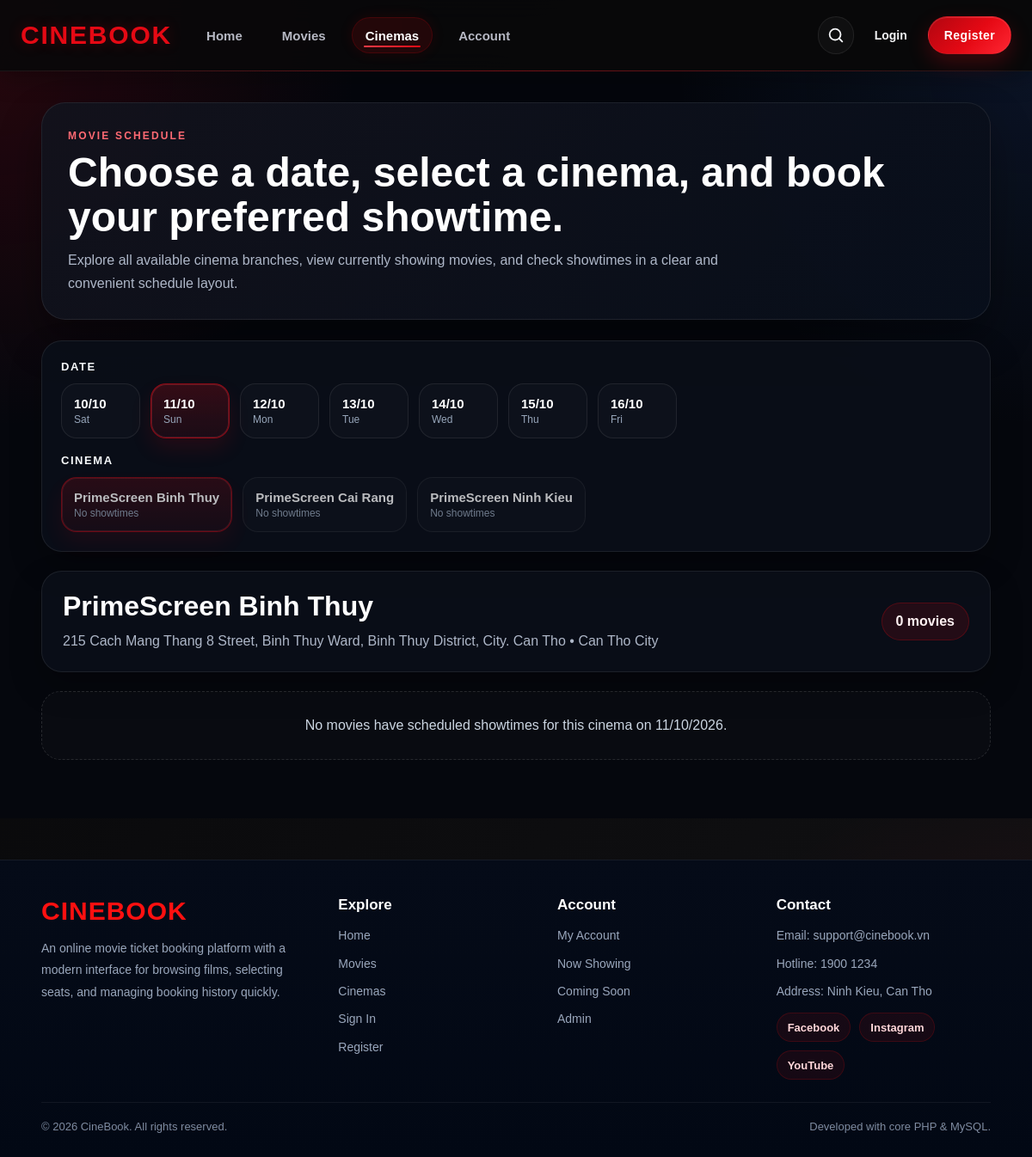
Screenshot of /cinebook/cinemas.php?date=2026-10-11&location_id=6 with the database file from the repository.
### tables this page shows
CREATE TABLE `locations` (
  `location_id` int(11) NOT NULL,
  `name` varchar(150) NOT NULL,
  `address` varchar(255) NOT NULL,
  `city` varchar(100) NOT NULL,
  `phone` varchar(20) DEFAULT NULL,
  `status` varchar(20) NOT NULL DEFAULT 'active'
);

### cinebook/includes/helpers.php (called while the page is built, shortened)
<?php
function e(?string $value): string
{
    return htmlspecialchars($value ?? '', ENT_QUOTES, 'UTF-8');
}
function get(string $key, $default = '')
{
    $value = $_GET[$key] ?? $default;
    if (is_string($value)) {
        return trim($value);
    }
    return $value;
}

### cinebook/cinemas.php (the view, shortened to what this page needs)
<?php
require_once __DIR__ . '/includes/helpers.php';
$conn = db_connect();
$availableDates = [];
if (empty($availableDates)) {
    for ($i = 0; $i < 7; $i++) {
        $availableDates[] = date('Y-m-d', strtotime('+' . $i . ' day'));
    }
}
$selectedDate = get('date');
$locationsSql = "
    SELECT
        l.location_id,
        l.name,
        l.address,
        l.city,
        l.phone,
        l.status,
        COUNT(DISTINCT r.room_id) AS total_rooms
    FROM locations l
    LEFT JOIN rooms r ON l.location_id = r.location_id
    WHERE l.status = 'active'
    GROUP BY l.location_id, l.name, l.address, l.city, l.phone, l.status
    ORDER BY l.city ASC, l.name ASC
";
$locationsResult = $conn->query($locationsSql);
$locations = [];
if ($locationsResult) {
    while ($row = $locationsResult->fetch_assoc()) {
        $locations[] = $row;
    }
}
$locationCountMap = [];
$selectedLocationId = (int) get('location_id');
$selectedLocation = null;
foreach ($locations as $location) {
    if ((int) $location['location_id'] === $selectedLocationId) {
        $selectedLocation = $location;
        break;
    }
}
$movieGroups = [];
require_once __DIR__ . '/includes/header.php';
?>
<section class="schedule-page">
    <div class="schedule-shell">
        <div class="schedule-hero">
            <div>
    <span class="schedule-kicker">MOVIE SCHEDULE</span>
    <h1>Choose a date, select a cinema, and book your preferred showtime.</h1>
    <p>Explore all available cinema branches, view currently showing movies, and check showtimes in a clear and convenient schedule layout.</p>
</div>
        </div>
        <div class="schedule-toolbar">
            <div class="schedule-filter-group">
                <div class="schedule-filter-label">Date</div>
                <div class="schedule-chip-row">
                    <?php foreach ($availableDates as $dateItem): ?>
                        <?php $isActiveDate = $dateItem === $selectedDate; ?>
                        <a
                            class="schedule-chip <?= $isActiveDate ? 'active' : '' ?>"
                            href="<?= BASE_URL ?>cinemas.php?date=<?= e($dateItem) ?>&location_id=<?= (int) $selectedLocationId ?>"
                        >
                            <strong><?= date('d/m', strtotime($dateItem)) ?></strong>
                            <span><?= date('D', strtotime($dateItem)) ?></span>
                        </a>
                    <?php endforeach; ?>
                </div>
            </div>
            <div class="schedule-filter-group">
                <div class="schedule-filter-label">Cinema</div>
                <div class="schedule-chip-row">
                    <?php foreach ($locations as $location): ?>
                        <?php
                            $locationId = (int) $location['location_id'];
                            $isActive = $locationId === $selectedLocationId;
                            $showCount = (int) ($locationCountMap[$locationId] ?? 0);
                        ?>
                        <a
                            class="schedule-chip <?= $isActive ? 'active' : '' ?> <?= $showCount === 0 ? 'muted' : '' ?>"
                            href="<?= BASE_URL ?>cinemas.php?date=<?= e($selectedDate) ?>&location_id=<?= $locationId ?>"
                        >
                            <strong><?= e($location['name']) ?></strong>
                            <span><?= $showCount > 0 ? $showCount . ' showtimes' : 'No showtimes' ?></span>
                        </a>
                    <?php endforeach; ?>
                </div>
            </div>
        </div>
        <?php if ($selectedLocation): ?>
            <div class="schedule-cinema-head">
                <div>
                    <h2><?= e($selectedLocation['name']) ?></h2>
                    <p>
                        <?= e($selectedLocation['address'] ?: 'Address updating') ?>
                        <?php if (!empty($selectedLocation['city'])): ?>
                            • <?= e($selectedLocation['city']) ?>
                        <?php endif; ?>
                    </p>
                </div>
                <div class="schedule-summary-badge">
                    <?= count($movieGroups) ?> movies
                </div>
            </div>
        <?php endif; ?>
        <?php if (!empty($movieGroups)): ?>
            <div class="schedule-movie-list">
                <?php foreach ($movieGroups as $movie): ?>
                    <article class="schedule-movie-card">
                        <a class="schedule-movie-poster" href="<?= BASE_URL ?>movie_detail.php?id=<?= (int) $movie['movie_id'] ?>">
                            <img src="<?= e($movie['poster_url'] ?: 'https://via.placeholder.com/300x450?text=Movie') ?>" alt="<?= e($movie['title']) ?>">
                        </a>
                        <div class="schedule-movie-content">
                            <div class="schedule-movie-head">
                                <div>
                                    <h3><a href="<?= BASE_URL ?>movie_detail.php?id=<?= (int) $movie['movie_id'] ?>"><?= e($movie['title']) ?></a></h3>
                                    <p>
                                        <?= e($movie['genres'] ?: 'Updating') ?>
                                        • <?= (int) $movie['duration_min'] ?> min
                                        <?php if (!empty($movie['language'])): ?>
                                            • <?= e($movie['language']) ?>
                                        <?php endif; ?>
                                        <?php if (!empty($movie['age_rating'])): ?>
                                            • <?= e($movie['age_rating']) ?>
                                        <?php endif; ?>
                                    </p>
                                </div>
                                <a class="schedule-detail-link" href="<?= BASE_URL ?>movie_detail.php?id=<?= (int) $movie['movie_id'] ?>&date=<?= e($selectedDate) ?>&location_id=<?= (int) $selectedLocationId ?>#showtimes">Details</a>
                            </div>
                            <div class="schedule-times">
                                <?php foreach ($movie['showtimes'] as $show): ?>
                                    <a class="showtime-pill" href="<?= BASE_URL ?>select_seats.php?show_id=<?= (int) $show['show_id'] ?>">
                                        <strong><?= date('H:i', strtotime($show['start_at'])) ?></strong>
                                        <span><?= e($show['room_name']) ?> • <?= e($show['screen_format'] ?: '2D') ?><?= !empty($show['subtitle_type']) ? ' • ' . e($show['subtitle_type']) : '' ?></span>
                                    </a>
                                <?php endforeach; ?>
                            </div>
                        </div>
                    </article>
                <?php endforeach; ?>
            </div>
        <?php else: ?>
            <div class="schedule-empty">
                No movies have scheduled showtimes for this cinema on <?= date('d/m/Y', strtotime($selectedDate)) ?>.
            </div>
        <?php endif; ?>
    </div>
</section>
<?php require_once __DIR__ . '/includes/footer.php'; ?>

### rows the page displays
locations: name "PrimeScreen Binh Thuy", shows "No showtimes", address "215 Cach Mang Thang 8 Street, Binh Thuy Ward, Binh Thuy District, City. Can Tho", city "Can Tho City"
locations: name "PrimeScreen Cai Rang", shows "No showtimes"
locations: name "PrimeScreen Ninh Kieu", shows "No showtimes"

### other values shown
date('d/m', strtotime($dateItem)) "10/10"
date('D', strtotime($dateItem)) "Sat"
date('d/m', strtotime($dateItem)) "11/10"
date('D', strtotime($dateItem)) "Sun"
date('d/m', strtotime($dateItem)) "12/10"
date('D', strtotime($dateItem)) "Mon"
date('d/m', strtotime($dateItem)) "13/10"
date('D', strtotime($dateItem)) "Tue"
date('d/m', strtotime($dateItem)) "14/10"
date('D', strtotime($dateItem)) "Wed"
date('d/m', strtotime($dateItem)) "15/10"
date('D', strtotime($dateItem)) "Thu"
date('d/m', strtotime($dateItem)) "16/10"
date('D', strtotime($dateItem)) "Fri"
count($movieGroups) "0"
